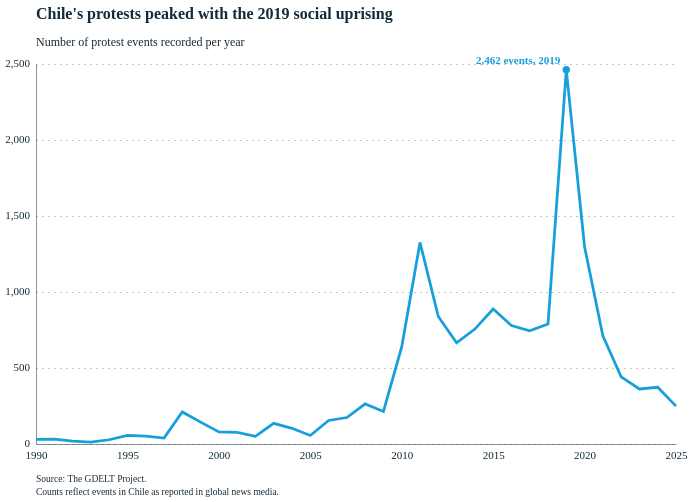

Describe this chart as a Vega-Lite specification.
### Vega-Lite specification from a JSON file in a GitHub repository (floating-point values rounded to 4 significant figures)
{"config": {"font": "Circular Std", "mark": {"line": {"interpolate": "linear"}}, "view": {"stroke": "transparent", "width": 400, "height": 300, "strokeWidth": 0}, "range": {"category": ["#179fdb", "#e6224b", "#f4c245", "#122b39", "#eb5c2e", "#36b7b4"], "diverging": ["#E6224B", "#E54753", "#C9C9C9", "#179FDB", "#122B39"], "heatmap": ["#C9C9C9", "#179FDB", "#0063AF", "#122B39"], "ordinal": ["#00A767", "#36B7B4", "#179FDB", "#0063AF", "#243B5A"]}, "axisX": {"labelColor": "#122b39", "tickColor": "#122b39", "domainColor": "#122b39", "domainOpacity": 0.5, "gridOpacity": 0, "labelFont": "Circular Std", "labelAngle": 0, "labelAlign": "center", "labelFontSize": 11, "labelPadding": 5, "tickCount": 10, "tickSize": 0, "title": ""}, "axisY": {"labelColor": "#122b39", "labelFont": "Circular Std", "tickColor": "#122b39", "domainColor": "#122b39", "gridColor": "#122b39", "gridDash": [1, 5], "gridOpacity": 0.5, "labelPadding": 5, "labelFontSize": 11, "domainOpacity": 0.5, "tickSize": 0, "title": null, "titleAlign": "left", "titleAngle": 0, "titleBaseline": "bottom", "titleColor": "#122b39", "titleOpacity": 0.9, "titleX": 0, "titleY": -7}, "concat": {"spacing": 4}}, "vconcat": [{"vconcat": [{"mark": {"type": "text", "align": "left", "baseline": "top", "color": "#122b39", "dy": -10, "fontSize": 16, "fontWeight": "bold"}, "encoding": {"text": {"value": "Chile's protests peaked with the 2019 social uprising"}, "x": {"value": 0}}, "height": 22, "width": 640}, {"mark": {"type": "text", "align": "left", "baseline": "top", "color": "rgba(24, 42, 56)", "fontSize": 12}, "encoding": {"text": {"value": "Number of protest events recorded per year"}, "x": {"value": 0}}, "height": 18, "width": 640}], "data": {"name": "data-d285a7403ed98ae579761d64a864032b"}, "spacing": 1}, {"layer": [{"data": {"name": "data-338ae2c411cfc6dedadb17bbe3654d95"}, "mark": {"type": "text", "align": "right", "color": "#122b39", "dx": -6, "font": "Circular Std", "fontSize": 11}, "encoding": {"text": {"field": "v", "format": ",", "type": "quantitative"}, "x": {"value": 0}, "y": {"axis": null, "field": "v", "scale": {"domain": [0, 2500], "nice": false}, "type": "quantitative"}}}, {"data": {"name": "data-2f8986e10f7ca287d06213079ec30eeb"}, "mark": {"type": "line", "color": "#179fdb", "strokeWidth": 2.75}, "encoding": {"x": {"axis": {"domain": true, "domainColor": "#122b39", "domainOpacity": 0.5, "domainWidth": 1, "format": "d", "grid": false, "labelAngle": 0, "title": null, "values": [1990, 1995, 2000, 2005, 2010, 2015, 2020, 2025]}, "field": "year", "scale": {"domain": [1990, 2025], "nice": false}, "type": "quantitative"}, "y": {"axis": {"domain": true, "domainColor": "#122b39", "domainOpacity": 0.5, "domainWidth": 1, "format": "d", "grid": true, "labelAngle": 0, "labels": false, "title": null, "values": [0, 500, 1000, 1500, 2000, 2500]}, "field": "protest_events", "scale": {"domain": [0, 2500], "nice": false}, "type": "quantitative"}}}, {"data": {"name": "data-a33f703a788ea3835eaed72561c54bf2"}, "mark": {"type": "point", "color": "#179fdb", "filled": true, "opacity": 1, "size": 55}, "encoding": {"x": {"field": "year", "scale": {"domain": [1990, 2025], "nice": false}, "type": "quantitative"}, "y": {"axis": null, "field": "protest_events", "scale": {"domain": [0, 2500], "nice": false}, "type": "quantitative"}}}, {"data": {"name": "data-a33f703a788ea3835eaed72561c54bf2"}, "mark": {"type": "text", "align": "right", "baseline": "bottom", "color": "#179fdb", "dx": -6, "dy": -4, "fontSize": 11, "fontWeight": 600}, "encoding": {"text": {"field": "t", "type": "nominal"}, "x": {"field": "year", "scale": {"domain": [1990, 2025], "nice": false}, "type": "quantitative"}, "y": {"axis": null, "field": "protest_events", "scale": {"domain": [0, 2500], "nice": false}, "type": "quantitative"}}}, {"layer": [{"data": {"name": "data-cb0a51bcc61d6adb6e0ce24a84c2da72"}, "mark": {"type": "text", "align": "left", "baseline": "top", "color": "rgba(24, 42, 56)", "dy": 30, "fontSize": 9.5}, "encoding": {"text": {"field": "t", "type": "nominal"}, "x": {"value": 0}, "y": {"value": "height"}}}, {"data": {"name": "data-6690fdec80ec0c876a43c640271014d9"}, "mark": {"type": "text", "align": "left", "baseline": "top", "color": "rgba(24, 42, 56)", "dy": 43, "fontSize": 9.5}, "encoding": {"text": {"field": "t", "type": "nominal"}, "x": {"value": 0}, "y": {"value": "height"}}}]}], "height": 380, "resolve": {"axis": {"y": "independent"}}, "width": 640}], "resolve": {"scale": {"color": "independent"}}, "spacing": 6, "$schema": "https://vega.github.io/schema/vega-lite/v6.1.0.json", "datasets": {"data-d285a7403ed98ae579761d64a864032b": [{"x": 0}], "data-338ae2c411cfc6dedadb17bbe3654d95": [{"v": 0}, {"v": 500}, {"v": 1000}, {"v": 1500}, {"v": 2000}, {"v": 2500}], "data-2f8986e10f7ca287d06213079ec30eeb": [{"year": 1990, "protest_events": 31}, {"year": 1991, "protest_events": 32}, {"year": 1992, "protest_events": 19}, {"year": 1993, "protest_events": 12}, {"year": 1994, "protest_events": 28}, {"year": 1995, "protest_events": 56}, {"year": 1996, "protest_events": 52}, {"year": 1997, "protest_events": 39}, {"year": 1998, "protest_events": 211}, {"year": 1999, "protest_events": 144}, {"year": 2000, "protest_events": 79}, {"year": 2001, "protest_events": 76}, {"year": 2002, "protest_events": 50}, {"year": 2003, "protest_events": 136}, {"year": 2004, "protest_events": 103}, {"year": 2005, "protest_events": 56}, {"year": 2006, "protest_events": 155}, {"year": 2007, "protest_events": 174}, {"year": 2008, "protest_events": 264}, {"year": 2009, "protest_events": 214}, {"year": 2010, "protest_events": 639}, {"year": 2011, "protest_events": 1326}, {"year": 2012, "protest_events": 839}, {"year": 2013, "protest_events": 666}, {"year": 2014, "protest_events": 756}, {"year": 2015, "protest_events": 888}, {"year": 2016, "protest_events": 779}, {"year": 2017, "protest_events": 744}, {"year": 2018, "protest_events": 789}, {"year": 2019, "protest_events": 2462}, {"year": 2020, "protest_events": 1298}, {"year": 2021, "protest_events": 712}, {"year": 2022, "protest_events": 442}, {"year": 2023, "protest_events": 362}, {"year": 2024, "protest_events": 373}, {"year": 2025, "protest_events": 249}], "data-a33f703a788ea3835eaed72561c54bf2": [{"year": 2019, "protest_events": 2462, "t": "2,462 events, 2019"}], "data-cb0a51bcc61d6adb6e0ce24a84c2da72": [{"t": "Source: The GDELT Project."}], "data-6690fdec80ec0c876a43c640271014d9": [{"t": "Counts reflect events in Chile as reported in global news media."}]}}
